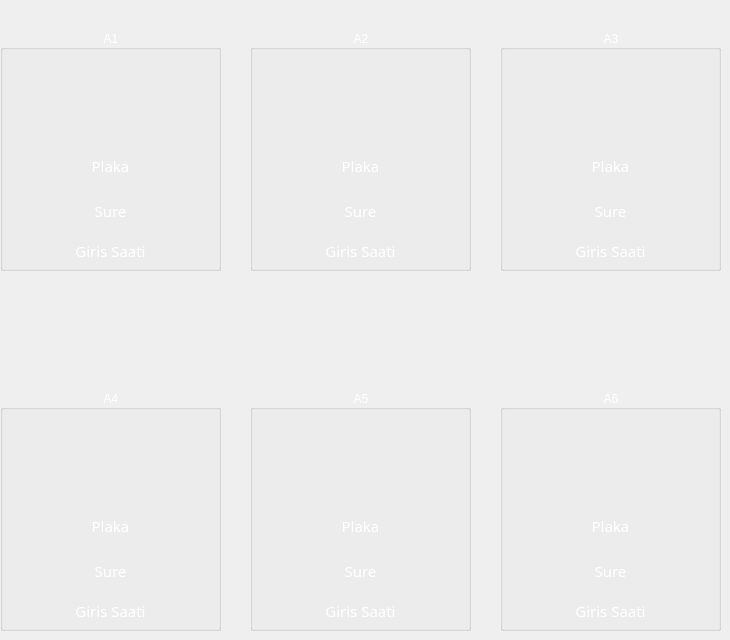
   <widget class="QWidget" name="tab">
    <attribute name="title">
     <string>1.Kat</string>
    </attribute>
    <widget class="QGroupBox" name="a1">
     <property name="geometry">
      <rect>
       <x>0</x>
       <y>30</y>
       <width>221</width>
       <height>241</height>
      </rect>
     </property>
     <property name="styleSheet">
      <string notr="true">border-color: rgb(170, 0, 0);
color: rgb(255, 255, 255);
font: 11pt &quot;321impact&quot;;
</string>
     </property>
     <property name="title">
      <string>A1</string>
     </property>
     <property name="alignment">
      <set>Qt::AlignCenter</set>
     </property>
     <widget class="QLabel" name="a1_resim">
      <property name="geometry">
       <rect>
        <x>3</x>
        <y>30</y>
        <width>201</width>
        <height>91</height>
       </rect>
      </property>
      <property name="styleSheet">
       <string notr="true"/>
      </property>
      <property name="text">
       <string/>
      </property>
      <property name="pixmap">
       <pixmap resource="../simgeler/simgeler.qrc">:/mavrosoft.png</pixmap>
      </property>
      <property name="scaledContents">
       <bool>false</bool>
      </property>
      <property name="alignment">
       <set>Qt::AlignCenter</set>
      </property>
     </widget>
     <widget class="QLabel" name="a1_plaka">
      <property name="geometry">
       <rect>
        <x>10</x>
        <y>120</y>
        <width>201</width>
        <height>31</height>
       </rect>
      </property>
      <property name="font">
       <font>
        <family>321impact</family>
        <pointsize>11</pointsize>
       </font>
      </property>
      <property name="styleSheet">
       <string notr="true">color: rgb(255, 255, 255);
border-color: rgb(170, 0, 0);
font: 11pt &quot;321impact&quot;;</string>
      </property>
      <property name="text">
       <string>Plaka</string>
      </property>
      <property name="alignment">
       <set>Qt::AlignCenter</set>
      </property>
     </widget>
     <widget class="QLabel" name="a1_giris_saati">
      <property name="geometry">
       <rect>
        <x>10</x>
        <y>210</y>
        <width>201</width>
        <height>21</height>
       </rect>
      </property>
      <property name="font">
       <font>
        <family>321impact</family>
        <pointsize>11</pointsize>
       </font>
      </property>
      <property name="styleSheet">
       <string notr="true">color: rgb(255, 255, 255);
border-color: rgb(170, 0, 0);
font: 11pt &quot;321impact&quot;;</string>
      </property>
      <property name="text">
       <string>Giris Saati</string>
      </property>
      <property name="alignment">
       <set>Qt::AlignCenter</set>
      </property>
     </widget>
     <widget class="QLabel" name="a1_sure">
      <property name="geometry">
       <rect>
        <x>10</x>
        <y>170</y>
        <width>201</width>
        <height>21</height>
       </rect>
      </property>
      <property name="font">
       <font>
        <family>321impact</family>
        <pointsize>11</pointsize>
       </font>
      </property>
      <property name="styleSheet">
       <string notr="true">color: rgb(255, 255, 255);
border-color: rgb(170, 0, 0);
font: 11pt &quot;321impact&quot;;</string>
      </property>
      <property name="text">
       <string>Sure</string>
      </property>
      <property name="alignment">
       <set>Qt::AlignCenter</set>
      </property>
     </widget>
    </widget>
    <widget class="QLabel" name="label_77">
     <property name="geometry">
      <rect>
       <x>225</x>
       <y>40</y>
       <width>21</width>
       <height>231</height>
      </rect>
     </property>
     <property name="styleSheet">
      <string notr="true">image: url(:/seit.png);</string>
     </property>
     <property name="text">
      <string/>
     </property>
    </widget>
    <widget class="QLabel" name="label_78">
     <property name="geometry">
      <rect>
       <x>475</x>
       <y>40</y>
       <width>21</width>
       <height>231</height>
      </rect>
     </property>
     <property name="styleSheet">
      <string notr="true">image: url(:/seit.png);</string>
     </property>
     <property name="text">
      <string/>
     </property>
    </widget>
    <widget class="QLabel" name="label_167">
     <property name="geometry">
      <rect>
       <x>219</x>
       <y>400</y>
       <width>31</width>
       <height>231</height>
      </rect>
     </property>
     <property name="styleSheet">
      <string notr="true">image: url(:/seit.png);</string>
     </property>
     <property name="text">
      <string/>
     </property>
    </widget>
    <widget class="QLabel" name="label_168">
     <property name="geometry">
      <rect>
       <x>470</x>
       <y>400</y>
       <width>31</width>
       <height>231</height>
      </rect>
     </property>
     <property name="styleSheet">
      <string notr="true">image: url(:/seit.png);</string>
     </property>
     <property name="text">
      <string/>
     </property>
    </widget>
    <widget class="QGroupBox" name="a2">
     <property name="geometry">
      <rect>
       <x>250</x>
       <y>30</y>
       <width>221</width>
       <height>241</height>
      </rect>
     </property>
     <property name="styleSheet">
      <string notr="true">border-color: rgb(170, 0, 0);
color: rgb(255, 255, 255);
font: 11pt &quot;321impact&quot;;</string>
     </property>
     <property name="title">
      <string>A2</string>
     </property>
     <property name="alignment">
      <set>Qt::AlignCenter</set>
     </property>
     <widget class="QLabel" name="a2_resim">
      <property name="geometry">
       <rect>
        <x>3</x>
        <y>30</y>
        <width>201</width>
        <height>91</height>
       </rect>
      </property>
      <property name="styleSheet">
       <string notr="true"/>
      </property>
      <property name="text">
       <string/>
      </property>
      <property name="pixmap">
       <pixmap resource="../simgeler/simgeler.qrc">:/mavrosoft.png</pixmap>
      </property>
      <property name="scaledContents">
       <bool>false</bool>
      </property>
      <property name="alignment">
       <set>Qt::AlignCenter</set>
      </property>
     </widget>
     <widget class="QLabel" name="a2_plaka">
      <property name="geometry">
       <rect>
        <x>10</x>
        <y>120</y>
        <width>201</width>
        <height>31</height>
       </rect>
      </property>
      <property name="font">
       <font>
        <family>321impact</family>
        <pointsize>11</pointsize>
       </font>
      </property>
      <property name="text">
       <string>Plaka</string>
      </property>
      <property name="alignment">
       <set>Qt::AlignCenter</set>
      </property>
     </widget>
     <widget class="QLabel" name="a2_giris_saati">
      <property name="geometry">
       <rect>
        <x>10</x>
        <y>210</y>
        <width>201</width>
        <height>21</height>
       </rect>
      </property>
      <property name="font">
       <font>
        <family>321impact</family>
        <pointsize>11</pointsize>
       </font>
      </property>
      <property name="text">
       <string>Giris Saati</string>
      </property>
      <property name="alignment">
       <set>Qt::AlignCenter</set>
      </property>
     </widget>
     <widget class="QLabel" name="a2_sure">
      <property name="geometry">
       <rect>
        <x>10</x>
        <y>170</y>
        <width>201</width>
        <height>21</height>
       </rect>
      </property>
      <property name="font">
       <font>
        <family>321impact</family>
        <pointsize>11</pointsize>
       </font>
      </property>
      <property name="styleSheet">
       <string notr="true"/>
      </property>
      <property name="text">
       <string>Sure</string>
      </property>
      <property name="alignment">
       <set>Qt::AlignCenter</set>
      </property>
     </widget>
    </widget>
    <widget class="QGroupBox" name="a3">
     <property name="geometry">
      <rect>
       <x>500</x>
       <y>30</y>
       <width>221</width>
       <height>241</height>
      </rect>
     </property>
     <property name="styleSheet">
      <string notr="true">border-color: rgb(170, 0, 0);
color: rgb(255, 255, 255);
font: 11pt &quot;321impact&quot;;</string>
     </property>
     <property name="title">
      <string>A3</string>
     </property>
     <property name="alignment">
      <set>Qt::AlignCenter</set>
     </property>
     <widget class="QLabel" name="a3_resim">
      <property name="geometry">
       <rect>
        <x>3</x>
        <y>30</y>
        <width>201</width>
        <height>91</height>
       </rect>
      </property>
      <property name="styleSheet">
       <string notr="true"/>
      </property>
      <property name="text">
       <string/>
      </property>
      <property name="pixmap">
       <pixmap resource="../simgeler/simgeler.qrc">:/mavrosoft.png</pixmap>
      </property>
      <property name="scaledContents">
       <bool>false</bool>
      </property>
      <property name="alignment">
       <set>Qt::AlignCenter</set>
      </property>
     </widget>
     <widget class="QLabel" name="a3_plaka">
      <property name="geometry">
       <rect>
        <x>10</x>
        <y>120</y>
        <width>201</width>
        <height>31</height>
       </rect>
      </property>
      <property name="font">
       <font>
        <family>321impact</family>
        <pointsize>11</pointsize>
       </font>
      </property>
      <property name="text">
       <string>Plaka</string>
      </property>
      <property name="alignment">
       <set>Qt::AlignCenter</set>
      </property>
     </widget>
     <widget class="QLabel" name="a3_giris_saati">
      <property name="geometry">
       <rect>
        <x>10</x>
        <y>210</y>
        <width>201</width>
        <height>21</height>
       </rect>
      </property>
      <property name="font">
       <font>
        <family>321impact</family>
        <pointsize>11</pointsize>
       </font>
      </property>
      <property name="text">
       <string>Giris Saati</string>
      </property>
      <property name="alignment">
       <set>Qt::AlignCenter</set>
      </property>
     </widget>
     <widget class="QLabel" name="a3_sure">
      <property name="geometry">
       <rect>
        <x>10</x>
        <y>170</y>
        <width>201</width>
        <height>21</height>
       </rect>
      </property>
      <property name="font">
       <font>
        <family>321impact</family>
        <pointsize>11</pointsize>
       </font>
      </property>
      <property name="styleSheet">
       <string notr="true"/>
      </property>
      <property name="text">
       <string>Sure</string>
      </property>
      <property name="alignment">
       <set>Qt::AlignCenter</set>
      </property>
     </widget>
    </widget>
    <widget class="QGroupBox" name="a6">
     <property name="geometry">
      <rect>
       <x>500</x>
       <y>390</y>
       <width>221</width>
       <height>241</height>
      </rect>
     </property>
     <property name="styleSheet">
      <string notr="true">border-color: rgb(170, 0, 0);
color: rgb(255, 255, 255);
font: 11pt &quot;321impact&quot;;</string>
     </property>
     <property name="title">
      <string>A6</string>
     </property>
     <property name="alignment">
      <set>Qt::AlignCenter</set>
     </property>
     <widget class="QLabel" name="a6_resim">
      <property name="geometry">
       <rect>
        <x>3</x>
        <y>30</y>
        <width>201</width>
        <height>91</height>
       </rect>
      </property>
      <property name="styleSheet">
       <string notr="true"/>
      </property>
      <property name="text">
       <string/>
      </property>
      <property name="pixmap">
       <pixmap resource="../simgeler/simgeler.qrc">:/mavrosoft.png</pixmap>
      </property>
      <property name="scaledContents">
       <bool>false</bool>
      </property>
      <property name="alignment">
       <set>Qt::AlignCenter</set>
      </property>
     </widget>
     <widget class="QLabel" name="a6_plaka">
      <property name="geometry">
       <rect>
        <x>10</x>
        <y>120</y>
        <width>201</width>
        <height>31</height>
       </rect>
      </property>
      <property name="font">
       <font>
        <family>321impact</family>
        <pointsize>11</pointsize>
       </font>
      </property>
      <property name="text">
       <string>Plaka</string>
      </property>
      <property name="alignment">
       <set>Qt::AlignCenter</set>
      </property>
     </widget>
     <widget class="QLabel" name="a6_giris_saati">
      <property name="geometry">
       <rect>
        <x>10</x>
        <y>210</y>
        <width>201</width>
        <height>21</height>
       </rect>
      </property>
      <property name="font">
       <font>
        <family>321impact</family>
        <pointsize>11</pointsize>
       </font>
      </property>
      <property name="text">
       <string>Giris Saati</string>
      </property>
      <property name="alignment">
       <set>Qt::AlignCenter</set>
      </property>
     </widget>
     <widget class="QLabel" name="a6_sure">
      <property name="geometry">
       <rect>
        <x>10</x>
        <y>170</y>
        <width>201</width>
        <height>21</height>
       </rect>
      </property>
      <property name="font">
       <font>
        <family>321impact</family>
        <pointsize>11</pointsize>
       </font>
      </property>
      <property name="styleSheet">
       <string notr="true"/>
      </property>
      <property name="text">
       <string>Sure</string>
      </property>
      <property name="alignment">
       <set>Qt::AlignCenter</set>
      </property>
     </widget>
    </widget>
    <widget class="QGroupBox" name="a4">
     <property name="geometry">
      <rect>
       <x>0</x>
       <y>390</y>
       <width>221</width>
       <height>241</height>
      </rect>
     </property>
     <property name="styleSheet">
      <string notr="true">border-color: rgb(170, 0, 0);
color: rgb(255, 255, 255);
font: 11pt &quot;321impact&quot;;</string>
     </property>
     <property name="title">
      <string>A4</string>
     </property>
     <property name="alignment">
      <set>Qt::AlignCenter</set>
     </property>
     <widget class="QLabel" name="a4_resim">
      <property name="geometry">
       <rect>
        <x>3</x>
        <y>30</y>
        <width>201</width>
        <height>91</height>
       </rect>
      </property>
      <property name="styleSheet">
       <string notr="true"/>
      </property>
      <property name="text">
       <string/>
      </property>
      <property name="pixmap">
       <pixmap resource="../simgeler/simgeler.qrc">:/mavrosoft.png</pixmap>
      </property>
      <property name="scaledContents">
       <bool>false</bool>
      </property>
      <property name="alignment">
       <set>Qt::AlignCenter</set>
      </property>
     </widget>
     <widget class="QLabel" name="a4_plaka">
      <property name="geometry">
       <rect>
        <x>10</x>
        <y>120</y>
        <width>201</width>
        <height>31</height>
       </rect>
      </property>
      <property name="font">
       <font>
        <family>321impact</family>
        <pointsize>11</pointsize>
       </font>
      </property>
      <property name="text">
       <string>Plaka</string>
      </property>
      <property name="alignment">
       <set>Qt::AlignCenter</set>
      </property>
     </widget>
     <widget class="QLabel" name="a4_giris_saati">
      <property name="geometry">
       <rect>
        <x>10</x>
        <y>210</y>
        <width>201</width>
        <height>21</height>
       </rect>
      </property>
      <property name="font">
       <font>
        <family>321impact</family>
        <pointsize>11</pointsize>
       </font>
      </property>
      <property name="text">
       <string>Giris Saati</string>
      </property>
      <property name="alignment">
       <set>Qt::AlignCenter</set>
      </property>
     </widget>
     <widget class="QLabel" name="a4_sure">
      <property name="geometry">
       <rect>
        <x>10</x>
        <y>170</y>
        <width>201</width>
        <height>21</height>
       </rect>
      </property>
      <property name="font">
       <font>
        <family>321impact</family>
        <pointsize>11</pointsize>
       </font>
      </property>
      <property name="styleSheet">
       <string notr="true"/>
      </property>
      <property name="text">
       <string>Sure</string>
      </property>
      <property name="alignment">
       <set>Qt::AlignCenter</set>
      </property>
     </widget>
    </widget>
    <widget class="QGroupBox" name="a5">
     <property name="geometry">
      <rect>
       <x>250</x>
       <y>390</y>
       <width>221</width>
       <height>241</height>
      </rect>
     </property>
     <property name="styleSheet">
      <string notr="true">border-color: rgb(170, 0, 0);
color: rgb(255, 255, 255);
font: 11pt &quot;321impact&quot;;</string>
     </property>
     <property name="title">
      <string>A5</string>
     </property>
     <property name="alignment">
      <set>Qt::AlignCenter</set>
     </property>
     <widget class="QLabel" name="a5_resim">
      <property name="geometry">
       <rect>
        <x>3</x>
        <y>30</y>
        <width>201</width>
        <height>91</height>
       </rect>
      </property>
      <property name="styleSheet">
       <string notr="true"/>
      </property>
      <property name="text">
       <string/>
      </property>
      <property name="pixmap">
       <pixmap resource="../simgeler/simgeler.qrc">:/mavrosoft.png</pixmap>
      </property>
      <property name="scaledContents">
       <bool>false</bool>
      </property>
      <property name="alignment">
       <set>Qt::AlignCenter</set>
      </property>
     </widget>
     <widget class="QLabel" name="a5_plaka">
      <property name="geometry">
       <rect>
        <x>10</x>
        <y>120</y>
        <width>201</width>
        <height>31</height>
       </rect>
      </property>
      <property name="font">
       <font>
        <family>321impact</family>
        <pointsize>11</pointsize>
       </font>
      </property>
      <property name="text">
       <string>Plaka</string>
      </property>
      <property name="alignment">
       <set>Qt::AlignCenter</set>
      </property>
     </widget>
     <widget class="QLabel" name="a5_giris_saati">
      <property name="geometry">
       <rect>
        <x>10</x>
        <y>210</y>
        <width>201</width>
        <height>21</height>
       </rect>
      </property>
      <property name="font">
       <font>
        <family>321impact</family>
        <pointsize>11</pointsize>
       </font>
      </property>
      <property name="text">
       <string>Giris Saati</string>
      </property>
      <property name="alignment">
       <set>Qt::AlignCenter</set>
      </property>
     </widget>
     <widget class="QLabel" name="a5_sure">
      <property name="geometry">
       <rect>
        <x>10</x>
        <y>170</y>
        <width>201</width>
        <height>21</height>
       </rect>
      </property>
      <property name="font">
       <font>
        <family>321impact</family>
        <pointsize>11</pointsize>
       </font>
      </property>
      <property name="styleSheet">
       <string notr="true"/>
      </property>
      <property name="text">
       <string>Sure</string>
      </property>
      <property name="alignment">
       <set>Qt::AlignCenter</set>
      </property>
     </widget>
    </widget>
   </widget>
